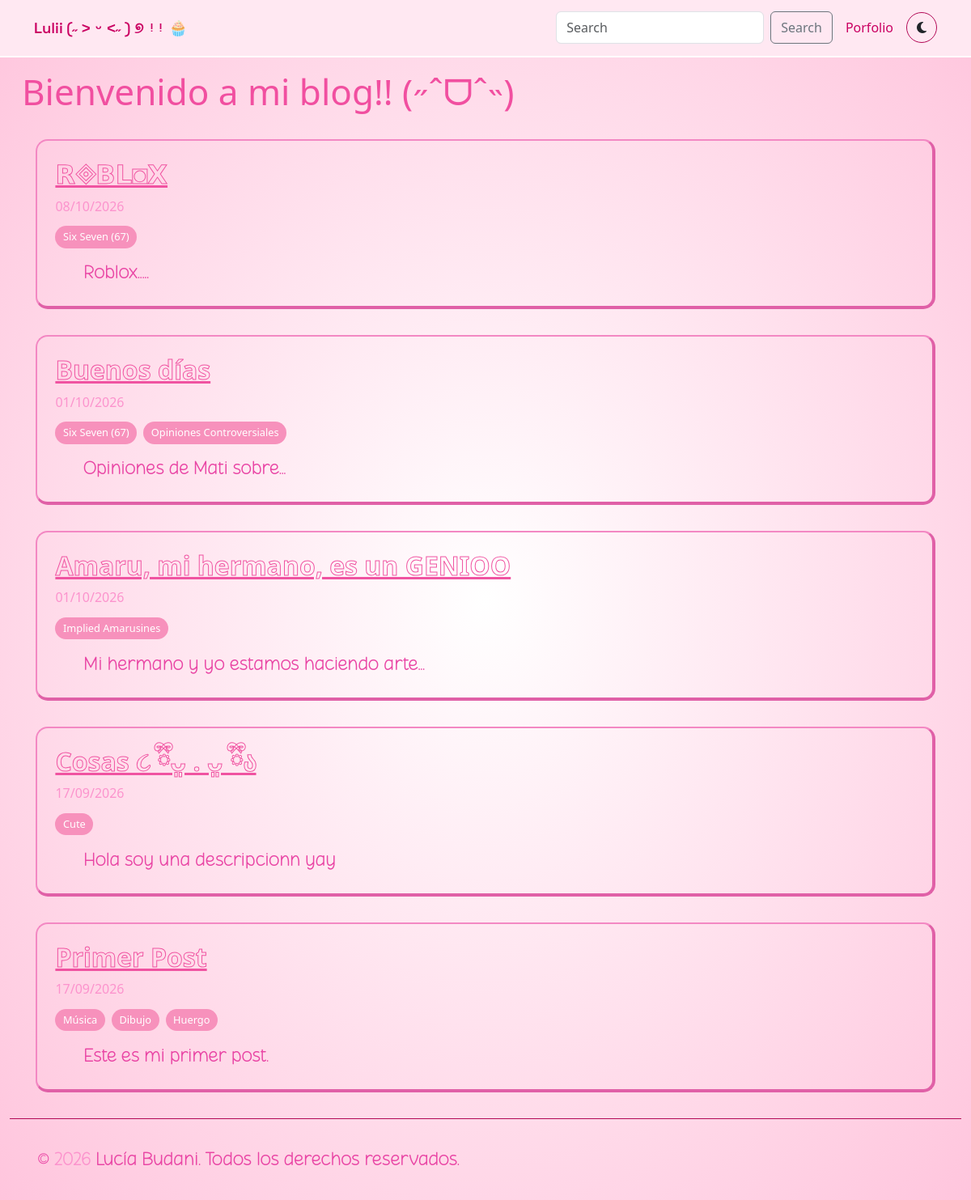
Screenshot of /blog/ with the database file from the repository.
### blog/models.py (models this page shows, shortened)
class Post(models.Model):
    title = models.CharField(max_length = 255)
    slug = models.SlugField()
    content = models.TextField()
    created_at = models.DateTimeField(auto_now_add = True)
    description = models.CharField(max_length=1250)
    class Meta:
        ordering = ('-created_at',)

class Tag(models.Model):
    category = models.CharField(max_length=60)
    posts = models.ManyToManyField(Post, related_name="tags")
    def __str__(self):
        return f'{self.category}'

### blog/views.py (the view)
# urls.py: path("", views.index, name="index"),
def index(request):
    posts = Post.objects.order_by('-created_at')
    return render(request, "blog/index.html", {
        'posts' : posts
        })

### blog/templates/blog/index.html (shortened to what this page needs)
{% extends "base.html" %}
{% load static %}
    {% block extra_css %}
        <link rel="stylesheet" href="{% static 'blog/css/blog.css' %}">
    {% endblock %}
    {% block nav_elements %}
        <form class="d-flex" method=POST action="{% url 'blog:search-results' %}">
            <input class="form-control me-2" type="search" placeholder="Search" aria-label="Search">
            <button class="btn btn-outline-secondary" type="submit">Search</button>
        </form>
        <li class="nav-item"><a class="nav-link" href="{% url 'portfolio:index' %}">Porfolio</a></li>
    {% endblock %}
    {% block content %}
        <p>.</p>
        <p>.</p>
        <h1>Bienvenido a mi blog!! (˶ˆᗜˆ˵)</h1>
        {% for post in posts %}
            <article class="proyecto-card">
                <div class="proyecto-body">
                <h2><a class = 'titulopost' href="{% url 'blog:detail' post.slug %}">{{post.title}}</a></h2>
                <span>{{post.created_at|date:'d/m/Y'}}</span>
                <ul class="tags">
                    {% for tag in post.tags.all %}
                        <li>{{tag}}</li>
                    {% endfor %}
                </ul>
                <p>
                    {{post.description}}
                </p>
                </div>
            </article>
        {% endfor %}
    {% endblock %}

### static/css/base.css (style rules this page uses)
:root { --bg-gradient-center: #ffffff; --bg-gradient-border: #ffc5dd; --font-code: "Space Grotesk", monospace; --texto-navbar: #ca0062; --color-texto: #db4282; --accent: #f5b6d0; --border: #b30956; --navbar-bg: #ffe8f2; --navbar-border: #ffffff; }
p { font-family: 'PerfLem', sans-serif; color: var(--color-texto); margin: 0 35px; font-size: 24px; }
.nav-links .nav-link { color: var(--texto-navbar) !important; font-weight: 500; padding: 0.5rem 1rem !important; position: relative; }

### blog/static/blog/css/blog.css (style rules this page uses)
:root { --color-titulo: #f14fa0; --color-titulo-posts: #f053a1; --color-tags: #f791bc; --border-color: #f388c3; --border-shadow: #e060a7; --theme-toggle-color: #f8cfe3; --theme-toggle-border: #f171b1; --texto-p: #e944a4; --color-span: #fc93cd; --color-hover-titulo-post: #fb95b5; }
h1 { color: var(--color-titulo); font-size: 44px; margin: 15px; }
.proyecto-card { border: 2px solid var(--border-color); border-bottom: 4px solid var(--border-shadow); border-right: 4px solid var(--border-shadow); border-radius: 15px; margin: 2rem; }
.proyecto-body { padding: 1.4rem; }
.proyecto-body p { overflow-wrap: anywhere; }
.tags { list-style: none; display: flex; flex-wrap: wrap; gap: 0.5rem; padding: 0; margin: 0.8rem 0; }
.tags li { font-size: 0.8rem; background-color: var(--color-tags); color: #ffffff; padding: 0.25rem 0.6rem; border-radius: 999px; }
.titulopost { color: transparent; font-weight: bold; -webkit-text-stroke: 1px var(--color-titulo-posts); }
p { color: var(--texto-p); }
span { color: var(--color-span); }

### rows the page displays
Post: created_at "08/10/2026", description "Roblox....."
Tag: category "Six Seven (67)"
Post: created_at "01/10/2026", description "Opiniones de Mati sobre..."
Tag: category "Opiniones Controversiales"
Post: created_at "01/10/2026", description "Mi hermano y yo estamos haciendo arte..."
Tag: category "Implied Amarusines"
Post: created_at "17/09/2026", description "Hola soy una descripcionn yay"
Tag: category "Cute"
Post: created_at "17/09/2026", description "Este es mi primer post."
Tag: category "Música"
Tag: category "Dibujo"
Tag: category "Huergo"
